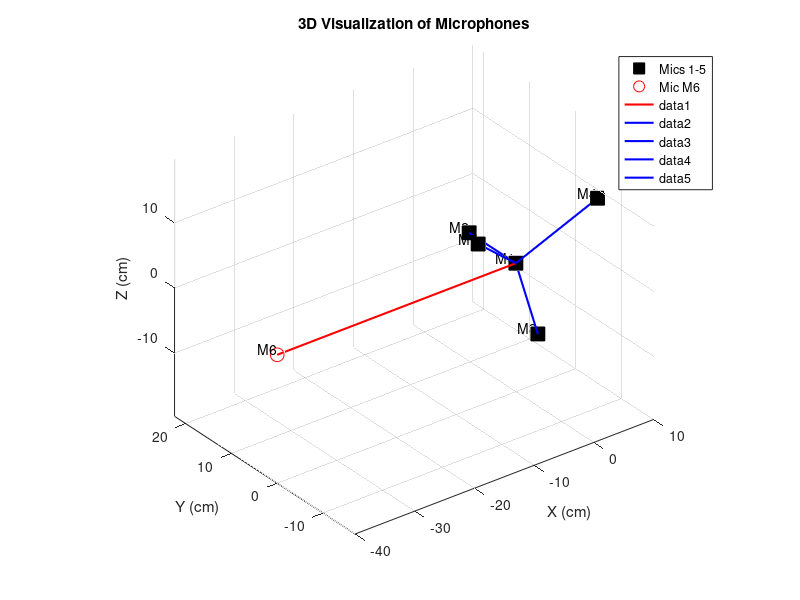

The MATLAB script that drew this image:
% Define coordinates of microphones in cm
M1 = [0, 0, 0];
M2 = [0, 10.2, 0];
M3 = [0, -4.8, -8.66];
M4 = [10, -4.8, 8.66];
M5 = [-10, -4.8, 8.66];
M6 = [-40, 0, 0];

% Combine coordinates into a matrix for easier plotting
mic_positions = [M1; M2; M3; M4; M5; M6];

% Plot microphones M1 to M5 forming the tetrahedron
figure;
hold on;
plot3(mic_positions(1:5,1), mic_positions(1:5,2), mic_positions(1:5,3), 'ks', 'MarkerSize',10,'MarkerFaceColor','k', 'DisplayName', 'Mics 1-5');
text(mic_positions(1:5,1), mic_positions(1:5,2), mic_positions(1:5,3), {'M1','M2','M3','M4','M5'}, 'VerticalAlignment', 'bottom', 'HorizontalAlignment', 'right');

% Plot M6 with a different color
plot3(M6(1), M6(2), M6(3), 'ro', 'MarkerSize', 10, 'DisplayName', 'Mic M6');
text(M6(1), M6(2), M6(3), 'M6', 'VerticalAlignment', 'bottom', 'HorizontalAlignment', 'right');

% Connect the points to form the tetrahedron
tetra_edges = [1 2; 1 3; 1 4; 1 5; 2 3; 2 4; 2 5; 3 4; 3 5; 4 5];

% for i = 1:size(tetra_edges, 1)
%    plot3(mic_positions(tetra_edges(i,:), 1), mic_positions(tetra_edges(i,:), 2), mic_positions(tetra_edges(i,:), 3), 'b-', 'LineWidth', 1.5);
% end

% Connect M6 with M1 with a different color line
plot3([M1(1), M6(1)], [M1(2), M6(2)], [M1(3), M6(3)], 'r-', 'LineWidth', 1.5);
for i = 2:5
    plot3([M1(1), mic_positions(i,1)], [M1(2), mic_positions(i,2)], [M1(3), mic_positions(i,3)], 'b-', 'LineWidth', 1.5); % Green lines to connect each mic to M1
end
% Set up the plot for better visualization
grid on;
xlabel('X (cm)');
ylabel('Y (cm)');
zlabel('Z (cm)');
title('3D Visualization of Microphones');
legend('show');
axis equal;
view(3);
hold off;
